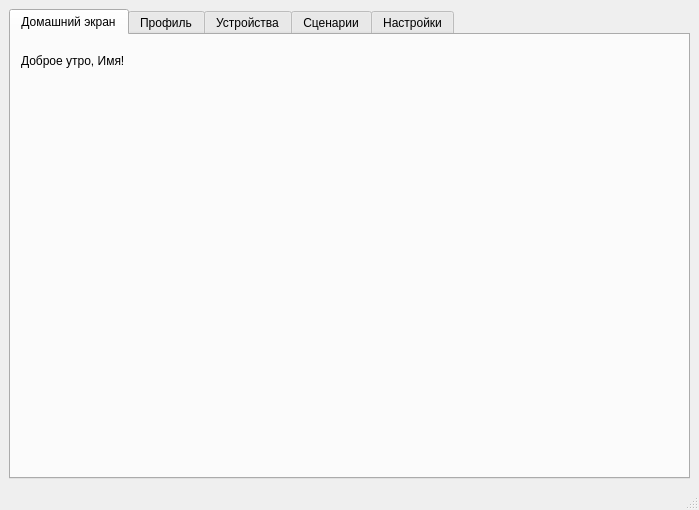
<?xml version="1.0" encoding="UTF-8"?>
<ui version="4.0">
 <class>MainWindow</class>
 <widget class="QMainWindow" name="MainWindow">
  <property name="geometry">
   <rect>
    <x>0</x>
    <y>0</y>
    <width>699</width>
    <height>510</height>
   </rect>
  </property>
  <property name="windowTitle">
   <string>Умный дом</string>
  </property>
  <widget class="QWidget" name="centralwidget">
   <layout class="QGridLayout" name="gridLayout_3">
    <item row="0" column="0">
     <widget class="QTabWidget" name="tabWidget">
      <property name="currentIndex">
       <number>0</number>
      </property>
      <widget class="QWidget" name="homepage">
       <attribute name="title">
        <string>Домашний экран</string>
       </attribute>
       <widget class="QLabel" name="label">
        <property name="geometry">
         <rect>
          <x>10</x>
          <y>10</y>
          <width>181</width>
          <height>31</height>
         </rect>
        </property>
        <property name="text">
         <string>Доброе утро, Имя!</string>
        </property>
       </widget>
      </widget>
      <widget class="QWidget" name="profile">
       <attribute name="title">
        <string>Профиль</string>
       </attribute>
       <layout class="QGridLayout" name="gridLayout">
        <item row="0" column="0">
         <widget class="QWidget" name="widget" native="true">
          <layout class="QVBoxLayout" name="verticalLayout_3">
           <item>
            <widget class="QLabel" name="labelName">
             <property name="text">
              <string>Имя пользователя</string>
             </property>
            </widget>
           </item>
           <item>
            <widget class="QLineEdit" name="name"/>
           </item>
           <item>
            <spacer name="verticalSpacer">
             <property name="orientation">
              <enum>Qt::Vertical</enum>
             </property>
             <property name="sizeHint" stdset="0">
              <size>
               <width>20</width>
               <height>40</height>
              </size>
             </property>
            </spacer>
           </item>
           <item>
            <widget class="QGroupBox" name="groupBoxBelong">
             <property name="title">
              <string>Принадлежность</string>
             </property>
             <layout class="QVBoxLayout" name="verticalLayout">
              <item>
               <widget class="QRadioButton" name="radioButtonStudent">
                <property name="text">
                 <string>Студент</string>
                </property>
                <property name="checked">
                 <bool>true</bool>
                </property>
               </widget>
              </item>
              <item>
               <widget class="QRadioButton" name="radioButtonWorker">
                <property name="text">
                 <string>Рабочий</string>
                </property>
               </widget>
              </item>
              <item>
               <widget class="QRadioButton" name="radioButtonPensioner">
                <property name="text">
                 <string>Пенсионер</string>
                </property>
               </widget>
              </item>
             </layout>
            </widget>
           </item>
           <item>
            <widget class="QGroupBox" name="groupBoxWorkTime">
             <property name="title">
              <string>График работы</string>
             </property>
             <layout class="QGridLayout" name="gridLayout_2">
              <item row="1" column="0">
               <widget class="QLabel" name="labelStopWorking">
                <property name="text">
                 <string>Конец работы</string>
                </property>
               </widget>
              </item>
              <item row="0" column="0">
               <widget class="QLabel" name="labelStartWorking">
                <property name="text">
                 <string>Начало работы</string>
                </property>
               </widget>
              </item>
              <item row="2" column="0" colspan="2">
               <widget class="QCheckBox" name="checkBoxAlwaysHome">
                <property name="text">
                 <string>Не выхожу из дома</string>
                </property>
               </widget>
              </item>
              <item row="0" column="1">
               <widget class="QTimeEdit" name="timeEditStartWorking">
                <property name="time">
                 <time>
                  <hour>8</hour>
                  <minute>0</minute>
                  <second>0</second>
                 </time>
                </property>
               </widget>
              </item>
              <item row="1" column="1">
               <widget class="QTimeEdit" name="timeEditStopWorking">
                <property name="time">
                 <time>
                  <hour>18</hour>
                  <minute>0</minute>
                  <second>0</second>
                 </time>
                </property>
               </widget>
              </item>
             </layout>
            </widget>
           </item>
          </layout>
         </widget>
        </item>
        <item row="0" column="1">
         <widget class="QGroupBox" name="groupBoxWeekends">
          <property name="title">
           <string>Выходные</string>
          </property>
          <layout class="QVBoxLayout" name="verticalLayout_2">
           <item>
            <widget class="QCheckBox" name="checkBoxMon">
             <property name="text">
              <string>Понедельник</string>
             </property>
            </widget>
           </item>
           <item>
            <widget class="QCheckBox" name="checkBoxTues">
             <property name="text">
              <string>Вторник</string>
             </property>
            </widget>
           </item>
           <item>
            <widget class="QCheckBox" name="checkBoxWed">
             <property name="text">
              <string>Среда</string>
             </property>
            </widget>
           </item>
           <item>
            <widget class="QCheckBox" name="checkBoxThurs">
             <property name="text">
              <string>Четверг</string>
             </property>
            </widget>
           </item>
           <item>
            <widget class="QCheckBox" name="checkBoxFri">
             <property name="text">
              <string>Пятница</string>
             </property>
            </widget>
           </item>
           <item>
            <widget class="QCheckBox" name="checkBoxSat">
             <property name="enabled">
              <bool>true</bool>
             </property>
             <property name="text">
              <string>Суббота</string>
             </property>
             <property name="checked">
              <bool>true</bool>
             </property>
            </widget>
           </item>
           <item>
            <widget class="QCheckBox" name="checkBoxSun">
             <property name="text">
              <string>Воскресенье</string>
             </property>
             <property name="checked">
              <bool>true</bool>
             </property>
            </widget>
           </item>
          </layout>
         </widget>
        </item>
       </layout>
      </widget>
      <widget class="QWidget" name="things">
       <attribute name="title">
        <string>Устройства</string>
       </attribute>
      </widget>
      <widget class="QWidget" name="scripts">
       <attribute name="title">
        <string>Сценарии</string>
       </attribute>
      </widget>
      <widget class="QWidget" name="settings">
       <attribute name="title">
        <string>Настройки</string>
       </attribute>
      </widget>
     </widget>
    </item>
   </layout>
  </widget>
  <widget class="QMenuBar" name="menubar">
   <property name="geometry">
    <rect>
     <x>0</x>
     <y>0</y>
     <width>699</width>
     <height>21</height>
    </rect>
   </property>
  </widget>
  <widget class="QStatusBar" name="statusbar"/>
 </widget>
 <resources/>
 <connections/>
</ui>
